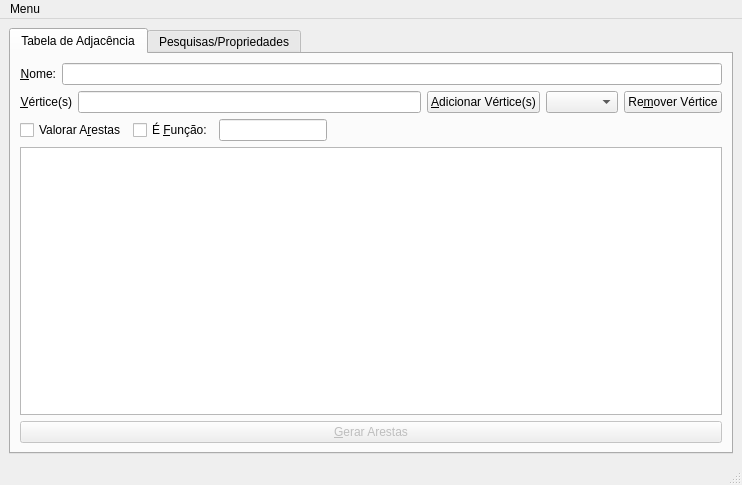
<?xml version="1.0" encoding="UTF-8"?>
<ui version="4.0">
 <class>InterfaceQt</class>
 <widget class="QMainWindow" name="InterfaceQt">
  <property name="geometry">
   <rect>
    <x>0</x>
    <y>0</y>
    <width>742</width>
    <height>485</height>
   </rect>
  </property>
  <property name="windowTitle">
   <string>Framework de Grafos</string>
  </property>
  <widget class="QWidget" name="centralwidget">
   <layout class="QGridLayout" name="gridLayout">
    <item row="0" column="0">
     <widget class="QTabWidget" name="tabWidget">
      <property name="tabPosition">
       <enum>QTabWidget::North</enum>
      </property>
      <property name="tabShape">
       <enum>QTabWidget::Rounded</enum>
      </property>
      <property name="currentIndex">
       <number>0</number>
      </property>
      <widget class="QWidget" name="tab_adjacencia">
       <attribute name="title">
        <string>Tabela de Adjacência</string>
       </attribute>
       <layout class="QGridLayout" name="gridLayout_2">
        <item row="0" column="0">
         <layout class="QVBoxLayout" name="verticalLayout_4">
          <item>
           <layout class="QHBoxLayout" name="horizontalLayout_8">
            <item>
             <layout class="QHBoxLayout" name="horizontalLayout">
              <item>
               <widget class="QLabel" name="nome_label">
                <property name="text">
                 <string>&amp;Nome:</string>
                </property>
                <property name="alignment">
                 <set>Qt::AlignRight|Qt::AlignTrailing|Qt::AlignVCenter</set>
                </property>
                <property name="buddy">
                 <cstring>nome_edit</cstring>
                </property>
               </widget>
              </item>
              <item>
               <widget class="QLineEdit" name="nome_edit">
                <property name="sizePolicy">
                 <sizepolicy hsizetype="MinimumExpanding" vsizetype="Fixed">
                  <horstretch>0</horstretch>
                  <verstretch>0</verstretch>
                 </sizepolicy>
                </property>
               </widget>
              </item>
             </layout>
            </item>
           </layout>
          </item>
          <item>
           <layout class="QHBoxLayout" name="horizontalLayout_2">
            <item>
             <widget class="QLabel" name="vertices_label">
              <property name="text">
               <string>&amp;Vértice(s)</string>
              </property>
              <property name="alignment">
               <set>Qt::AlignRight|Qt::AlignTrailing|Qt::AlignVCenter</set>
              </property>
              <property name="buddy">
               <cstring>vertices_edit</cstring>
              </property>
             </widget>
            </item>
            <item>
             <widget class="QLineEdit" name="vertices_edit">
              <property name="sizePolicy">
               <sizepolicy hsizetype="MinimumExpanding" vsizetype="Fixed">
                <horstretch>0</horstretch>
                <verstretch>0</verstretch>
               </sizepolicy>
              </property>
             </widget>
            </item>
            <item>
             <widget class="QPushButton" name="adicionar_vertice_button">
              <property name="text">
               <string>&amp;Adicionar Vértice(s)</string>
              </property>
             </widget>
            </item>
            <item>
             <layout class="QHBoxLayout" name="horizontalLayout_3">
              <item>
               <widget class="QComboBox" name="remover_vertice_combo"/>
              </item>
              <item>
               <widget class="QPushButton" name="remover_vertice_button">
                <property name="text">
                 <string>Re&amp;mover Vértice</string>
                </property>
               </widget>
              </item>
             </layout>
            </item>
           </layout>
          </item>
          <item>
           <layout class="QVBoxLayout" name="verticalLayout">
            <item>
             <layout class="QHBoxLayout" name="horizontalLayout_4">
              <item>
               <widget class="QCheckBox" name="valorar_aresta">
                <property name="text">
                 <string>Valorar A&amp;restas</string>
                </property>
                <property name="tristate">
                 <bool>false</bool>
                </property>
               </widget>
              </item>
              <item>
               <widget class="QCheckBox" name="eh_funcao">
                <property name="text">
                 <string>É &amp;Função:</string>
                </property>
                <property name="tristate">
                 <bool>false</bool>
                </property>
               </widget>
              </item>
              <item>
               <widget class="QLineEdit" name="funcao_edit">
                <property name="sizePolicy">
                 <sizepolicy hsizetype="Preferred" vsizetype="Fixed">
                  <horstretch>0</horstretch>
                  <verstretch>0</verstretch>
                 </sizepolicy>
                </property>
               </widget>
              </item>
              <item>
               <spacer name="horizontalSpacer_4">
                <property name="orientation">
                 <enum>Qt::Horizontal</enum>
                </property>
                <property name="sizeHint" stdset="0">
                 <size>
                  <width>40</width>
                  <height>20</height>
                 </size>
                </property>
               </spacer>
              </item>
             </layout>
            </item>
           </layout>
          </item>
         </layout>
        </item>
        <item row="1" column="0">
         <widget class="QTableWidget" name="tabela_adjacencia"/>
        </item>
        <item row="2" column="0">
         <widget class="QPushButton" name="gerar_arestas_button">
          <property name="enabled">
           <bool>false</bool>
          </property>
          <property name="sizePolicy">
           <sizepolicy hsizetype="Minimum" vsizetype="Minimum">
            <horstretch>0</horstretch>
            <verstretch>0</verstretch>
           </sizepolicy>
          </property>
          <property name="text">
           <string>&amp;Gerar Arestas</string>
          </property>
         </widget>
        </item>
       </layout>
      </widget>
      <widget class="QWidget" name="pesquisas_prop">
       <attribute name="title">
        <string>Pesquisas/Propriedades</string>
       </attribute>
       <layout class="QGridLayout" name="gridLayout_6">
        <item row="0" column="1">
         <widget class="QFrame" name="propriedades_frame">
          <property name="sizePolicy">
           <sizepolicy hsizetype="Minimum" vsizetype="Minimum">
            <horstretch>0</horstretch>
            <verstretch>0</verstretch>
           </sizepolicy>
          </property>
          <property name="frameShape">
           <enum>QFrame::StyledPanel</enum>
          </property>
          <property name="frameShadow">
           <enum>QFrame::Raised</enum>
          </property>
          <layout class="QGridLayout" name="gridLayout_5">
           <item row="1" column="0">
            <layout class="QVBoxLayout" name="verticalLayout_3">
             <item>
              <widget class="QCheckBox" name="eh_regular">
               <property name="enabled">
                <bool>false</bool>
               </property>
               <property name="text">
                <string>Regular</string>
               </property>
               <property name="checkable">
                <bool>true</bool>
               </property>
               <property name="checked">
                <bool>false</bool>
               </property>
              </widget>
             </item>
             <item>
              <widget class="QCheckBox" name="eh_conexo">
               <property name="enabled">
                <bool>false</bool>
               </property>
               <property name="text">
                <string>Conexo</string>
               </property>
               <property name="checkable">
                <bool>true</bool>
               </property>
               <property name="checked">
                <bool>false</bool>
               </property>
              </widget>
             </item>
             <item>
              <widget class="QCheckBox" name="eh_arvore">
               <property name="enabled">
                <bool>false</bool>
               </property>
               <property name="text">
                <string>Árvore</string>
               </property>
               <property name="checkable">
                <bool>true</bool>
               </property>
               <property name="checked">
                <bool>false</bool>
               </property>
              </widget>
             </item>
             <item>
              <widget class="QCheckBox" name="eh_completo">
               <property name="enabled">
                <bool>false</bool>
               </property>
               <property name="text">
                <string>Completo</string>
               </property>
               <property name="checkable">
                <bool>true</bool>
               </property>
               <property name="checked">
                <bool>false</bool>
               </property>
              </widget>
             </item>
             <item>
              <layout class="QHBoxLayout" name="horizontalLayout_5">
               <item>
                <widget class="QLabel" name="ordem_label">
                 <property name="text">
                  <string>Ordem:</string>
                 </property>
                </widget>
               </item>
               <item>
                <widget class="QLineEdit" name="ordem_resultado">
                 <property name="sizePolicy">
                  <sizepolicy hsizetype="Minimum" vsizetype="Fixed">
                   <horstretch>0</horstretch>
                   <verstretch>0</verstretch>
                  </sizepolicy>
                 </property>
                 <property name="readOnly">
                  <bool>true</bool>
                 </property>
                </widget>
               </item>
              </layout>
             </item>
            </layout>
           </item>
           <item row="0" column="0">
            <widget class="QLabel" name="propriedades_label">
             <property name="text">
              <string>Propriedades:</string>
             </property>
            </widget>
           </item>
           <item row="2" column="0">
            <spacer name="verticalSpacer_3">
             <property name="orientation">
              <enum>Qt::Vertical</enum>
             </property>
             <property name="sizeType">
              <enum>QSizePolicy::MinimumExpanding</enum>
             </property>
             <property name="sizeHint" stdset="0">
              <size>
               <width>20</width>
               <height>10</height>
              </size>
             </property>
            </spacer>
           </item>
          </layout>
         </widget>
        </item>
        <item row="1" column="1">
         <spacer name="verticalSpacer">
          <property name="orientation">
           <enum>Qt::Vertical</enum>
          </property>
          <property name="sizeHint" stdset="0">
           <size>
            <width>20</width>
            <height>40</height>
           </size>
          </property>
         </spacer>
        </item>
        <item row="0" column="0">
         <widget class="QFrame" name="pesquisas_frame">
          <property name="frameShape">
           <enum>QFrame::StyledPanel</enum>
          </property>
          <property name="frameShadow">
           <enum>QFrame::Raised</enum>
          </property>
          <layout class="QVBoxLayout" name="verticalLayout_2">
           <item>
            <widget class="QLabel" name="label_4">
             <property name="sizePolicy">
              <sizepolicy hsizetype="Minimum" vsizetype="Preferred">
               <horstretch>0</horstretch>
               <verstretch>0</verstretch>
              </sizepolicy>
             </property>
             <property name="text">
              <string>Pesquisas:</string>
             </property>
            </widget>
           </item>
           <item>
            <layout class="QGridLayout" name="gridLayout_3">
             <item row="0" column="0">
              <widget class="QLabel" name="fecho_label">
               <property name="text">
                <string>&amp;Fecho Transitivo de:</string>
               </property>
               <property name="buddy">
                <cstring>fecho_origem</cstring>
               </property>
              </widget>
             </item>
             <item row="0" column="1">
              <widget class="QComboBox" name="fecho_origem">
               <property name="sizePolicy">
                <sizepolicy hsizetype="Minimum" vsizetype="Fixed">
                 <horstretch>0</horstretch>
                 <verstretch>0</verstretch>
                </sizepolicy>
               </property>
               <property name="maximumSize">
                <size>
                 <width>150</width>
                 <height>16777215</height>
                </size>
               </property>
              </widget>
             </item>
             <item row="0" column="2">
              <widget class="QLineEdit" name="fecho_resultado">
               <property name="dragEnabled">
                <bool>false</bool>
               </property>
               <property name="readOnly">
                <bool>true</bool>
               </property>
              </widget>
             </item>
            </layout>
           </item>
           <item>
            <widget class="Line" name="line">
             <property name="lineWidth">
              <number>1</number>
             </property>
             <property name="orientation">
              <enum>Qt::Horizontal</enum>
             </property>
            </widget>
           </item>
           <item>
            <layout class="QHBoxLayout" name="horizontalLayout_6">
             <item>
              <widget class="QLabel" name="informacoes_label">
               <property name="text">
                <string>&amp;Informações de:</string>
               </property>
               <property name="buddy">
                <cstring>informacoes_vertice</cstring>
               </property>
              </widget>
             </item>
             <item>
              <widget class="QComboBox" name="informacoes_vertice">
               <property name="sizePolicy">
                <sizepolicy hsizetype="Minimum" vsizetype="Fixed">
                 <horstretch>0</horstretch>
                 <verstretch>0</verstretch>
                </sizepolicy>
               </property>
               <property name="maximumSize">
                <size>
                 <width>150</width>
                 <height>16777215</height>
                </size>
               </property>
              </widget>
             </item>
             <item>
              <spacer name="horizontalSpacer">
               <property name="orientation">
                <enum>Qt::Horizontal</enum>
               </property>
               <property name="sizeHint" stdset="0">
                <size>
                 <width>40</width>
                 <height>20</height>
                </size>
               </property>
              </spacer>
             </item>
             <item>
              <widget class="QPushButton" name="informacoes_button">
               <property name="text">
                <string>Buscar</string>
               </property>
              </widget>
             </item>
            </layout>
           </item>
           <item>
            <layout class="QHBoxLayout" name="horizontalLayout_7">
             <item>
              <widget class="QLabel" name="busca_label_de">
               <property name="text">
                <string>Busca em Profundidade de:</string>
               </property>
               <property name="buddy">
                <cstring>busca_origem</cstring>
               </property>
              </widget>
             </item>
             <item>
              <widget class="QComboBox" name="busca_origem">
               <property name="sizePolicy">
                <sizepolicy hsizetype="Minimum" vsizetype="Fixed">
                 <horstretch>0</horstretch>
                 <verstretch>0</verstretch>
                </sizepolicy>
               </property>
               <property name="maximumSize">
                <size>
                 <width>150</width>
                 <height>16777215</height>
                </size>
               </property>
              </widget>
             </item>
             <item>
              <widget class="QLabel" name="busca_label_para">
               <property name="sizePolicy">
                <sizepolicy hsizetype="Minimum" vsizetype="Minimum">
                 <horstretch>0</horstretch>
                 <verstretch>0</verstretch>
                </sizepolicy>
               </property>
               <property name="text">
                <string>para:</string>
               </property>
              </widget>
             </item>
             <item>
              <widget class="QComboBox" name="busca_destino">
               <property name="sizePolicy">
                <sizepolicy hsizetype="Minimum" vsizetype="Fixed">
                 <horstretch>0</horstretch>
                 <verstretch>0</verstretch>
                </sizepolicy>
               </property>
               <property name="maximumSize">
                <size>
                 <width>150</width>
                 <height>16777215</height>
                </size>
               </property>
              </widget>
             </item>
             <item>
              <widget class="QPushButton" name="busca_profundidade_button">
               <property name="text">
                <string>&amp;Buscar</string>
               </property>
              </widget>
             </item>
            </layout>
           </item>
           <item>
            <widget class="QListWidget" name="busca_resultado">
             <property name="tabKeyNavigation">
              <bool>true</bool>
             </property>
             <property name="alternatingRowColors">
              <bool>true</bool>
             </property>
             <property name="selectionMode">
              <enum>QAbstractItemView::SingleSelection</enum>
             </property>
             <property name="viewMode">
              <enum>QListView::ListMode</enum>
             </property>
            </widget>
           </item>
          </layout>
         </widget>
        </item>
       </layout>
      </widget>
     </widget>
    </item>
   </layout>
  </widget>
  <widget class="QMenuBar" name="menubar">
   <property name="geometry">
    <rect>
     <x>0</x>
     <y>0</y>
     <width>742</width>
     <height>24</height>
    </rect>
   </property>
   <widget class="QMenu" name="menuMenu">
    <property name="title">
     <string>Menu</string>
    </property>
    <addaction name="actionSair"/>
   </widget>
   <addaction name="menuMenu"/>
  </widget>
  <widget class="QStatusBar" name="statusbar"/>
  <action name="actionSair">
   <property name="text">
    <string>Sair</string>
   </property>
  </action>
 </widget>
 <tabstops>
  <tabstop>tabela_adjacencia</tabstop>
  <tabstop>fecho_origem</tabstop>
  <tabstop>fecho_resultado</tabstop>
  <tabstop>informacoes_vertice</tabstop>
  <tabstop>informacoes_button</tabstop>
  <tabstop>busca_origem</tabstop>
  <tabstop>busca_destino</tabstop>
  <tabstop>busca_profundidade_button</tabstop>
  <tabstop>busca_resultado</tabstop>
  <tabstop>eh_regular</tabstop>
  <tabstop>eh_conexo</tabstop>
  <tabstop>eh_arvore</tabstop>
  <tabstop>eh_completo</tabstop>
  <tabstop>ordem_resultado</tabstop>
 </tabstops>
 <resources/>
 <connections>
  <connection>
   <sender>actionSair</sender>
   <signal>triggered()</signal>
   <receiver>InterfaceQt</receiver>
   <slot>close()</slot>
   <hints>
    <hint type="sourcelabel">
     <x>-1</x>
     <y>-1</y>
    </hint>
    <hint type="destinationlabel">
     <x>410</x>
     <y>240</y>
    </hint>
   </hints>
  </connection>
 </connections>
</ui>
